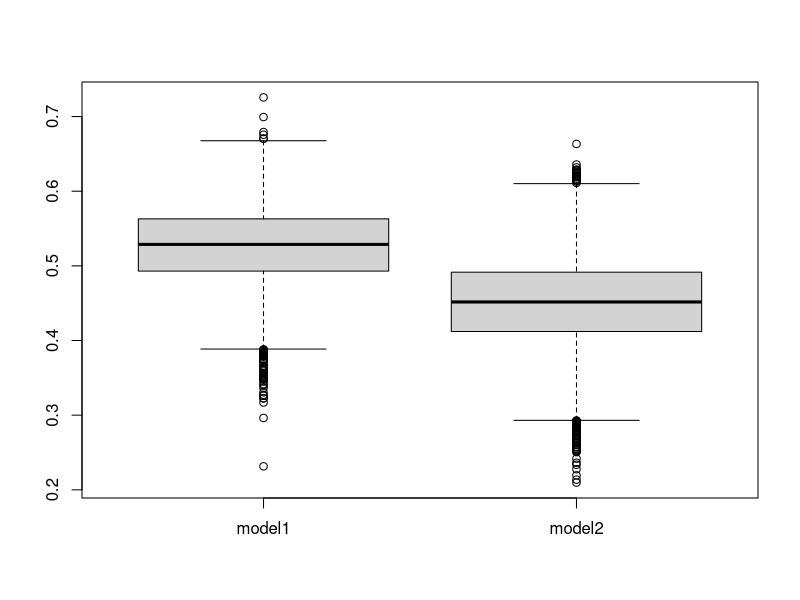
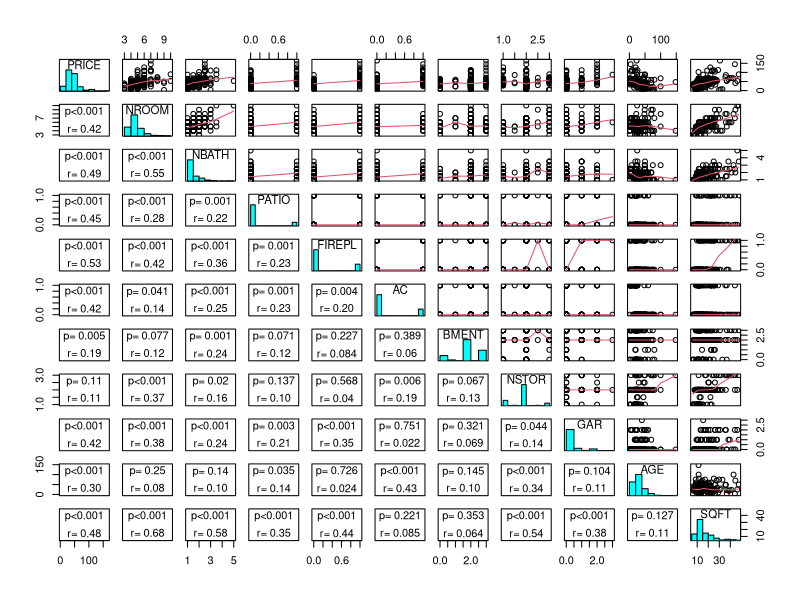

R code for these plots, in order: (Note: a time limit stopped this script after it produced the figures.)
## ---- chunk 1
library(car)
library(knitr)
library(boot)

balt <- read.csv("balt.csv"); balt <- balt[,-1]
## ---- chunk 2
model1 <- lm(PRICE ~ NROOM + NBATH + PATIO + FIREPL + AC, data = balt)
kable(summary(model1)$coef)
kable(data.frame(summary(model1)[8]))
## ---- chunk 3
bootfun <- function(data, index) {
  coef(lm(PRICE ~ NROOM + NBATH + PATIO + FIREPL + AC, data = balt, subset = index))
}

b1<-boot(balt, bootfun, 10000)
b1
## ---- chunk 4
R2 <- boot(balt,function(data,indices)
        summary(lm(PRICE ~ NROOM + NBATH + PATIO + FIREPL + AC, data[indices,]))$r.squared, R = 10000)

R2
quantile(R2$t,c(0.025,0.975))
## ---- chunk 5
conf<-data.frame()
for(i in 1:6){
  for(l in 1:2){
   conf[i,l] <- round(quantile(b1$t[,i],c(0.025,0.975))[l],3)
  }
}
colnames(conf) <- c("2.5%", "97.5%")
rownames(conf) <- names(model1$coefficients)
kable(conf)
## ---- chunk 6
mod2 <- lm(PRICE ~ NROOM + NBATH + PATIO + AC, data = balt)
kable(summary(mod2)$coef)
kable(data.frame(summary(mod2)[8]))
## ---- chunk 7
bootfun2 <- function(data, index) {
  coef(lm(PRICE ~ NROOM + NBATH + PATIO + AC, data = balt, subset = index))
}

b2<-boot(balt, bootfun2, 10000)
b2
## ---- chunk 8
R22 <- boot(balt,function(data,indices)
        summary(lm(PRICE ~ NROOM + NBATH + PATIO + AC, data[indices,]))$r.squared, R = 10000)

R22
quantile(R22$t,c(0.025,0.975))
## ---- chunk 9
box <- data.frame(R2$t, R22$t)
colnames(box) = c("model1","model2")
boxplot(box)  
a <- kable(data.frame(summary(model1)[8])) # R^2 firts model
b <- kable(data.frame(summary(mod2)[8])) # R^2 second model
## ---- chunk 10
conf2<-data.frame()
for(i in 1:5){
  for(l in 1:2){
   conf2[i,l] <- round(quantile(b2$t[,i],c(0.025,0.975))[l],3)
  }
}
colnames(conf2) <- c("2.5%", "97.5%")
rownames(conf2) <- names(mod2$coefficients)
kable(conf2)
## ---- chunk 11
panel.hist <- function(x, ...)    #ši funkcija reikalinga grafikų lentelei išbrėžti (histogramos pateikimui)                        
{
  usr <- par("usr"); on.exit(par(usr))
  par(usr = c(usr[1:2], 0, 1.5) )
  h <- hist(x, plot = FALSE)
  breaks <- h$breaks; nB <- length(breaks)
  y <- h$counts; y <- y/max(y)
  rect(breaks[-nB], 0, breaks[-1], y, col = "cyan", ...)
}

panel.cor2 <- function(x, y, digits=2, cex.cor)
{
  usr <- par("usr"); on.exit(par(usr))
  par(usr = c(0, 1, 0, 1))
  r <- abs(cor(x, y))
  txt <- format(c(r, 0.123456789), digits=digits)[1]
  test <- cor.test(x,y)
  Signif <- ifelse(round(test$p.value,3)<0.001,"p<0.001",paste("p=",round(test$p.value,3)))  
  text(0.5, 0.25, paste("r=",txt))
  text(.5, .75, Signif)
}
panel.cor <- function(x, y, digits = 2, prefix = "", cex.cor,...)    #ši funkcija reikalinga grafikų lentelei
  #išbrėžti (koreliacijos koeficiento radimui)
{
  usr <- par("usr"); on.exit(par(usr))
  par(usr = c(0, 1, 0, 1))
  r <- abs(cor(x, y))
  txt <- format(c(r, 0.123456789), digits = digits)[1]
  txt <- paste0(prefix, txt)
  if(missing(cex.cor)) cex.cor <- 0.8/strwidth(txt)
  text(0.5, 0.5, txt, cex = 3)
}
## ---- chunk 12
pairs(balt,upper.panel=panel.smooth,diag.panel=panel.hist, lower.panel=panel.cor2)
print(cor(balt), digits = 2)
## ---- chunk 13
mod1 <- boot(balt,function(data,indices)
        summary(lm(PRICE ~ NROOM + NBATH + PATIO + FIREPL + AC, data[indices,]))$r.squared, R = 3000)

mod2 <- boot(balt,function(data,indices)
        summary(lm(PRICE ~ NROOM + NBATH + PATIO + AC, data[indices,]))$r.squared, R = 3000)

mod3 <- boot(balt,function(data,indices)
        summary(lm(PRICE ~ NBATH + PATIO + FIREPL + SQFT, data[indices,]))$r.squared, R = 3000)

mod4 <- boot(balt,function(data,indices)
        summary(lm(PRICE ~ PATIO + FIREPL + AC + BMENT + GAR + AGE + SQFT, data[indices,]))$r.squared, R = 3000)

mod5 <- boot(balt,function(data,indices)
        summary(lm(PRICE ~ NROOM + NBATH + PATIO + FIREPL + AC + GAR + AGE + SQFT, data[indices,]))$r.squared, R = 3000)

mod6 <- boot(balt,function(data,indices)
        summary(lm(PRICE ~ NBATH + PATIO + FIREPL + AC + GAR + AGE + SQFT, data[indices,]))$r.squared, R = 3000)

mod_all <- boot(balt,function(data,indices)
        summary(lm(PRICE ~ NROOM + NBATH + PATIO + FIREPL + AC + BMENT + NSTOR + GAR + AGE + SQFT, data[indices,]))$r.squared, R = 3000)

rr <- data.frame(mod1$t, mod2$t, mod3$t, mod4$t, mod5$t, mod6$t, mod_all$t)
colnames(rr) <- c("mod1", "mod2", "mod3", "mod4", "mod5", "mod6", "mod_all")

boxplot(rr)
